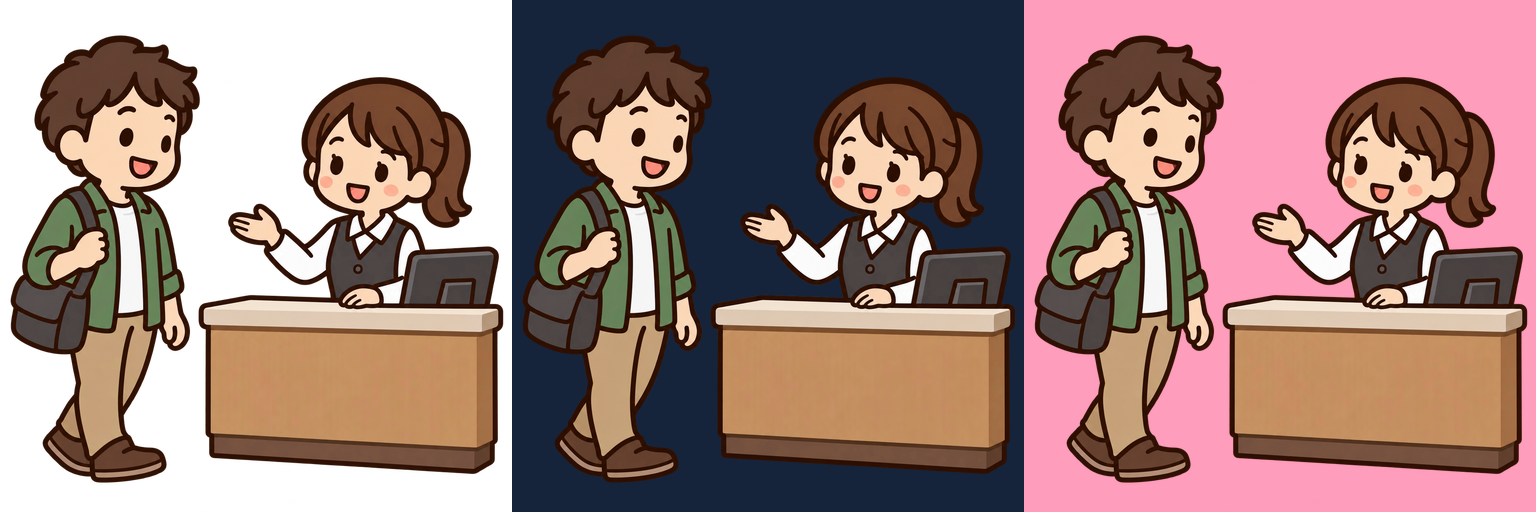
#> input picture work/etymopedia/tmp/Mr-review.png, 1536 x 512 px, given in place of beastly.png, which was not available
$ python resume-extra-qa.py
#> lines starting #> are read from the running program, lines starting #| are printed output that depends on the picture; pictures that were not available may be replaced by others from this repository, and a replacement may not be noted
from PIL import Image,ImageDraw
from pathlib import Path
import json
b=Path('D:/etymolingo/work/etymopedia')
names=['beastly','camper','edgy','fanfare','inundation','locust','originator','strident','blue-eyed','disapprove','light-hearted','potable','alligator','latte','verdant','quaternary','meteor','oration','sag','lube','germinate','myopia','interpretable','scavenger','zygote','Pallas']
names += ['geophysical','hydro-','liberality','melodious','ardour','axiomatic','molybdenum','nebulous','buffering','circularity','couplet','flashback','glorification','gunman','hippie','inhumane','loudness','luminescent','melanin','accrual']
for start in range(0,len(names),6):
 chunk=names[start:start+6];out=Image.new('RGB',(768,len(chunk)*276),'white');draw=ImageDraw.Draw(out)
#> after `out = Image.new('RGB', (768, len(chunk) * 276), 'white')`: out: PIL image 768x1656 RGB; every value is 255
 for i,n in enumerate(chunk):
  im=Image.open(b/'_illust/prompt_rows_027'/f'{n}.png').convert('RGBA').resize((256,256),Image.Resampling.LANCZOS)
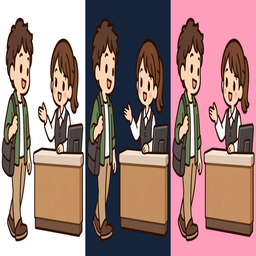
#> im: PIL image 256x256 RGBA; mean R, G, B, A 158.1, 128.5, 124, 255
  for j,col in enumerate(['white','#19263a','#ec84b5']):
   bg=Image.new('RGBA',(256,256),col);bg.alpha_composite(im);out.paste(bg.convert('RGB'),(j*256,i*276+20))
#> this loop made 3 passes
#> pass 2, `bg = Image.new('RGBA', (256, 256), col)`:
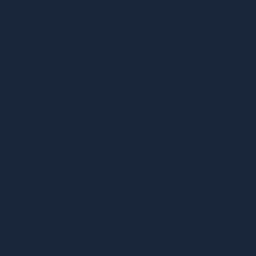
#> bg: PIL image 256x256 RGBA; mean R, G, B, A 25, 38, 58, 255
#> pass 3, `bg = Image.new('RGBA', (256, 256), col)`:
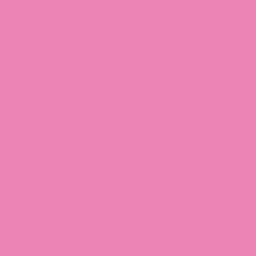
#> bg: PIL image 256x256 RGBA; mean R, G, B, A 236, 132, 181, 255
#> after the loop:
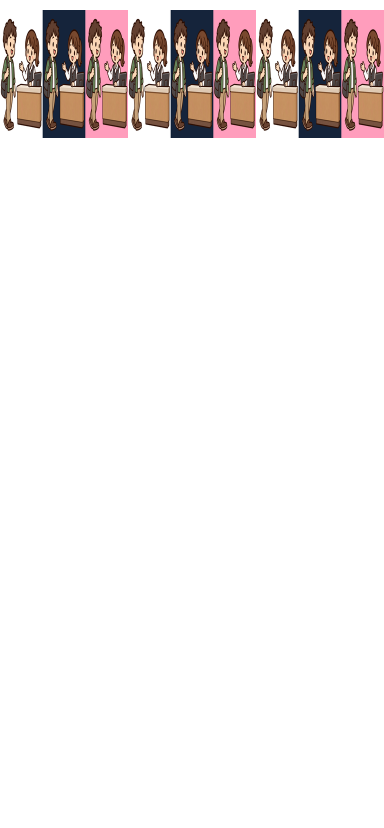
#> out: PIL image 768x1656 RGB (shown at 1/2 size); mean R, G, B 240, 235.4, 234.8
#> (the run stopped early here; a loop or call above may not have finished)

$ run again, on work/etymopedia/tmp/baritone-review.png
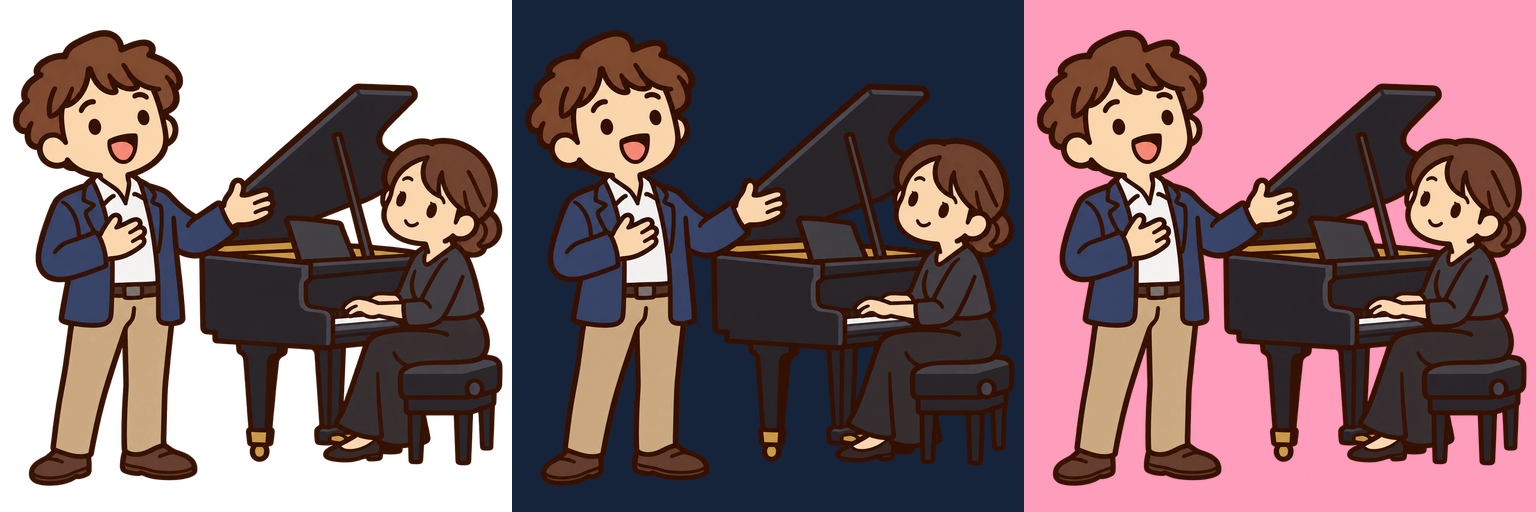
#> input picture work/etymopedia/tmp/baritone-review.png, 1536 x 512 px, given in place of beastly.png, which was not available
#> `im=Image.open(b/'_illust/prompt_rows_027'/f'{n}.png').convert('RGBA')...`:
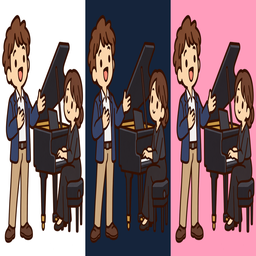
#> im: PIL image 256x256 RGBA; mean R, G, B, A 133.6, 108.6, 112.2, 255
#> after the loop `for j,col in enumerate(['white','#19263a','#ec84b5']):`:
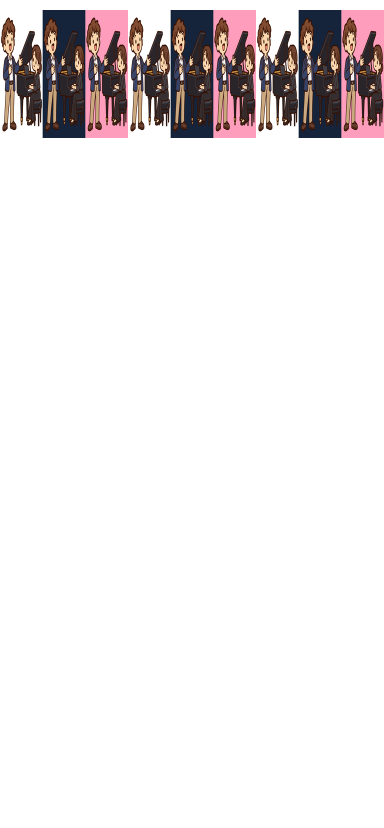
#> out: PIL image 768x1656 RGB (shown at 1/2 size); mean R, G, B 236.2, 232.4, 232.9
